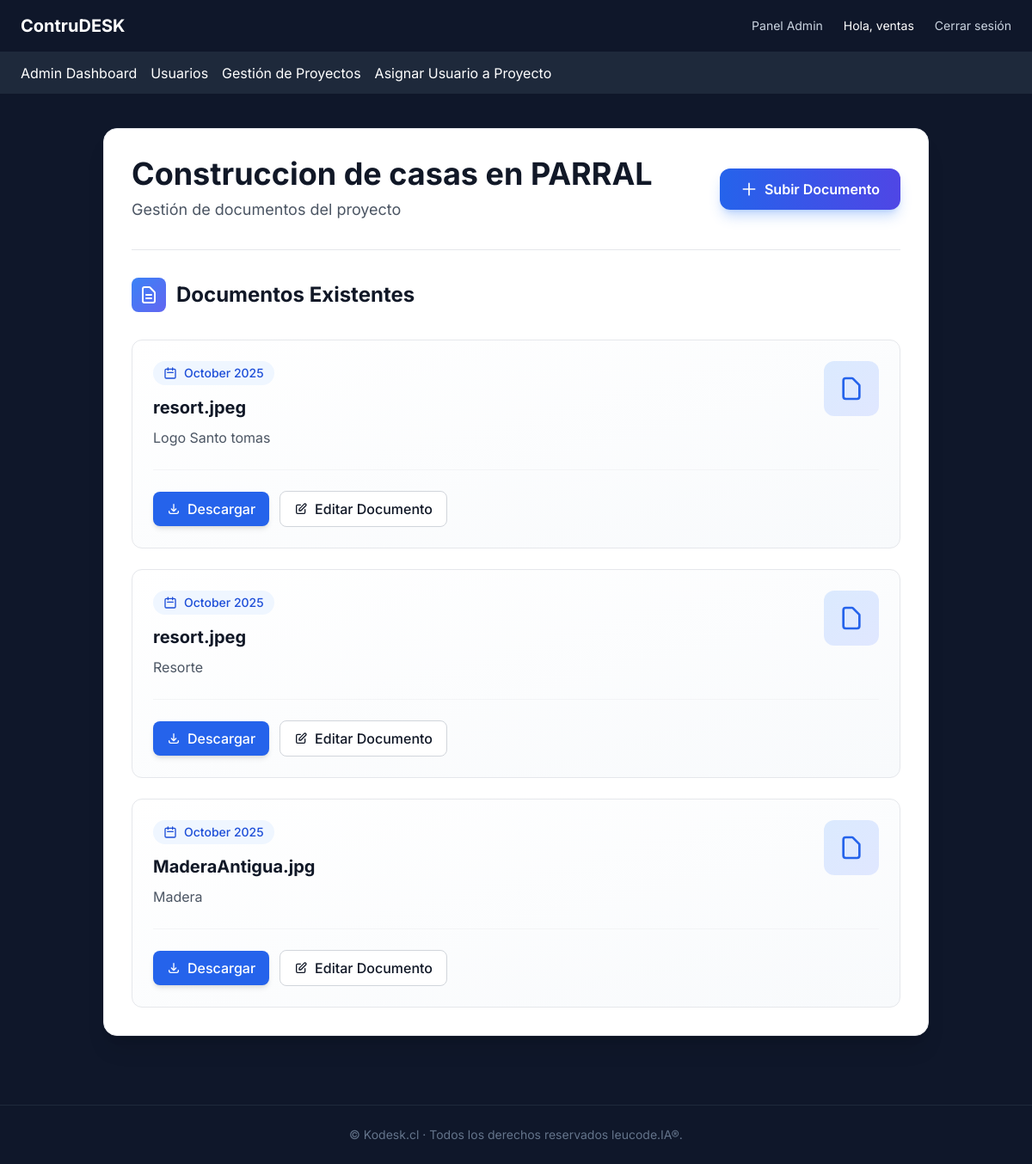
/editor/project/1/documents (signed in), run on an earlier commit of the app's database.
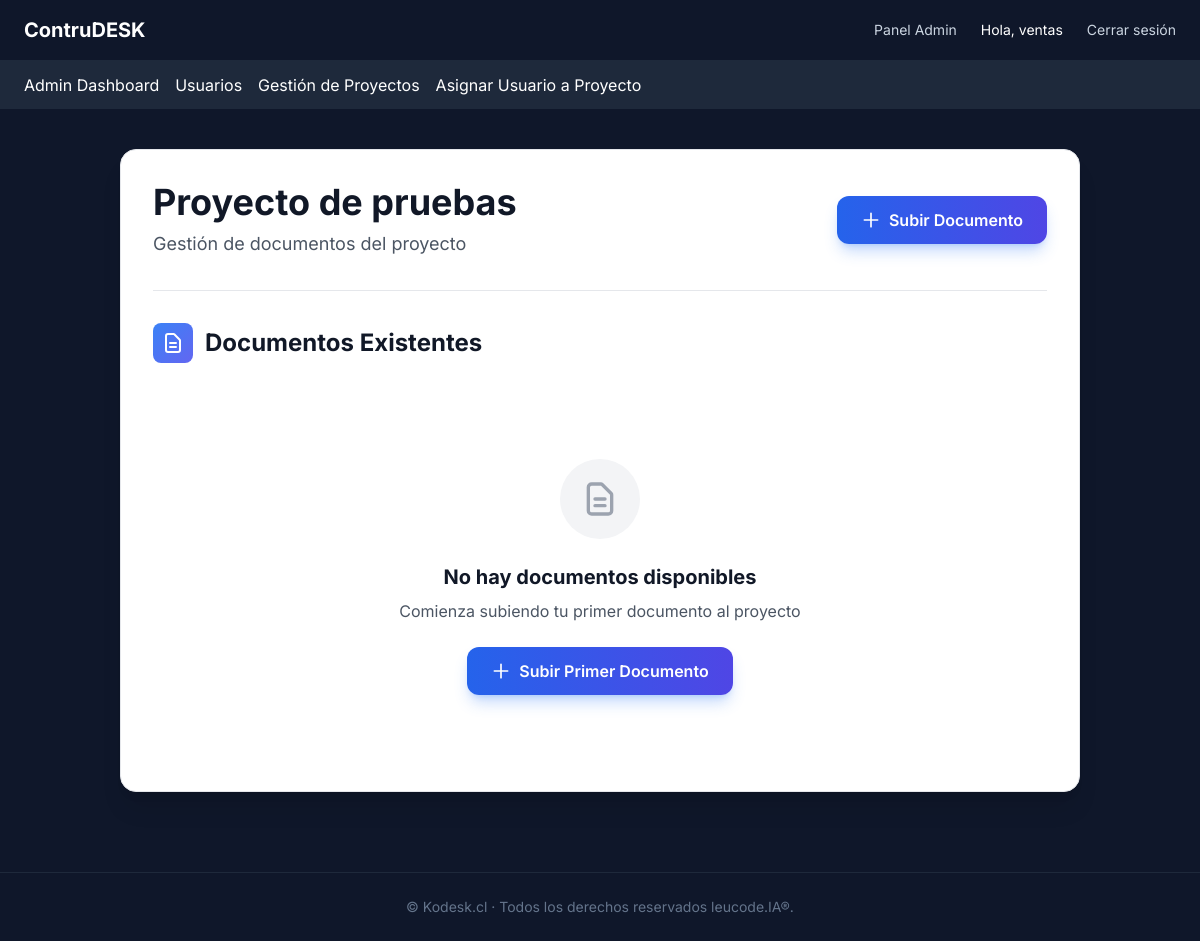
And on a later commit of the database.
### app/models.py (models this page shows, shortened)
class Project(db.Model):
    __tablename__ = 'projects'
    id = db.Column(db.Integer, primary_key=True)
    name = db.Column(db.String(128), nullable=False)
    description = db.Column(db.Text)
    start_date = db.Column(db.DateTime, default=datetime.utcnow)
    end_date = db.Column(db.DateTime)
    progress = db.Column(db.Integer, default=0)
    status = db.Column(db.String(50), default='activo')  # Ej: activo, suspendido, finalizado
    archived = db.Column(db.Boolean, default=False)  # Indicador de archivo
    admin_comment = db.Column(db.Text)
    creator_id = db.Column(db.Integer, db.ForeignKey('admin_users.id'), nullable=False)
    creator = db.relationship('AdminUser', backref='created_projects')

class ProjectDocument(db.Model):
    __tablename__ = 'project_documents'
    id = db.Column(db.Integer, primary_key=True)
    project_id = db.Column(db.Integer, db.ForeignKey('projects.id', ondelete='CASCADE'), nullable=False)
    user_id = db.Column(db.Integer, db.ForeignKey('admin_users.id', ondelete='CASCADE'), nullable=False)
    file_path = db.Column(db.String(255), nullable=False)  # Ruta del archivo
    file_name = db.Column(db.String(255), nullable=False)  # Nombre del archivo
    version = db.Column(db.Integer, default=1)  # Versión del documento
    upload_date = db.Column(db.DateTime, default=datetime.utcnow)
    description = db.Column(db.Text, nullable=True)  # Descripción opcional del documento
    project = db.relationship('Project', backref=db.backref('documents', lazy=True))
    user = db.relationship('AdminUser', backref=db.backref('uploaded_documents', lazy=True))

### app/routes/editor.py (the view, shortened to what this page needs)
@editor_bp.route('/project/<int:project_id>/documents', methods=['GET', 'POST'])
@login_required
def view_documents(project_id):
    project = Project.query.get_or_404(project_id)
    documents = ProjectDocument.query.filter_by(project_id=project.id).all()
    return render_template('editor/view_documents.html', project=project, documents=documents)

### app/models.py (called while the page is built)
    def has_role(self, role_name):
        return any(role.name == role_name for role in self.roles)

    @property
    def is_authenticated(self):
        return True

### app/templates/editor/view_documents.html (shortened to what the changed rows need)
{% extends "layout.html" %}
{% block content %}
<div class="container mx-auto mt-10 px-4 sm:px-6 lg:px-8 mb-20">
  <div class="max-w-6xl mx-auto">
    <div class="bg-white rounded-2xl shadow-xl p-8 border border-gray-200">
      <div class="mb-8">
        <div class="flex items-center justify-between mb-6">
          <div>
            <h2 class="text-4xl font-bold text-gray-900 mb-2">
              {{ project.name }}
            </h2>
            <p class="text-gray-600 text-lg">Gestión de documentos del proyecto</p>
          </div>
        </div>
      </div>
      <div class="border-t border-gray-200 pt-8">
        {% if documents %}
          <div class="space-y-6">
            {% for document in documents %}
              <div class="group relative bg-gradient-to-br from-white to-slate-50 rounded-xl border border-gray-200 hover:border-blue-300 p-6 transition-all duration-300 hover:shadow-lg hover:shadow-blue-100">
                <div class="flex items-start justify-between gap-6">
                  <div class="flex-1">
                    <div class="inline-flex items-center gap-2 px-3 py-1 bg-blue-50 text-blue-700 rounded-full text-sm font-medium mb-3">
                      <svg class="w-4 h-4" fill="none" stroke="currentColor" viewBox="0 0 24 24">
                        <path stroke-linecap="round" stroke-linejoin="round" stroke-width="2" d="M8 7V3m8 4V3m-9 8h10M5 21h14a2 2 0 002-2V7a2 2 0 00-2-2H5a2 2 0 00-2 2v12a2 2 0 002 2z"/>
                      </svg>
                      {{ document.upload_date.strftime('%B %Y') }}
                    </div>
                    <h4 class="text-xl font-bold text-gray-900 mb-2 group-hover:text-blue-600 transition-colors duration-300">
                      {{ document.file_name }}
                    </h4>
                    <p class="text-gray-600 leading-relaxed">
                      {{ document.description }}
                    </p>
                  </div>
                  <div class="flex-shrink-0 w-16 h-16 bg-gradient-to-br from-blue-100 to-indigo-100 rounded-xl flex items-center justify-center group-hover:scale-110 transition-transform duration-300">
                    <svg class="w-8 h-8 text-blue-600" fill="none" stroke="currentColor" viewBox="0 0 24 24">
                      <path stroke-linecap="round" stroke-linejoin="round" stroke-width="2" d="M7 21h10a2 2 0 002-2V9.414a1 1 0 00-.293-.707l-5.414-5.414A1 1 0 0012.586 3H7a2 2 0 00-2 2v14a2 2 0 002 2z"/>
                    </svg>
                  </div>
                </div>
                <div class="flex items-center gap-3 mt-6 pt-6 border-t border-gray-100">
                  <a href="{{ url_for('editor.download_document', project_id=project.id, document_id=document.id) }}"
                     class="inline-flex items-center gap-2 px-4 py-2 bg-blue-600 text-white rounded-lg font-medium hover:bg-blue-700 transition-all duration-300 hover:scale-105 shadow-md hover:shadow-lg">
                    <svg class="w-4 h-4" fill="none" stroke="currentColor" viewBox="0 0 24 24">
                      <path stroke-linecap="round" stroke-linejoin="round" stroke-width="2" d="M4 16v1a3 3 0 003 3h10a3 3 0 003-3v-1m-4-4l-4 4m0 0l-4-4m4 4V4"/>
                    </svg>
                    Descargar
                  </a>
                  <a href="{{ url_for('editor.edit_document', project_id=project.id, document_id=document.id) }}"
                     class="inline-flex items-center gap-2 px-4 py-2 bg-white text-gray-900 border border-gray-300 rounded-lg font-medium hover:bg-gray-50 hover:border-blue-300 hover:text-blue-600 transition-all duration-300 hover:scale-105">
                    <svg class="w-4 h-4" fill="none" stroke="currentColor" viewBox="0 0 24 24">
                      <path stroke-linecap="round" stroke-linejoin="round" stroke-width="2" d="M11 5H6a2 2 0 00-2 2v11a2 2 0 002 2h11a2 2 0 002-2v-5m-1.414-9.414a2 2 0 112.828 2.828L11.828 15H9v-2.828l8.586-8.586z"/>
                    </svg>
                    Editar Documento
                  </a>
                </div>
              </div>
            {% endfor %}
          </div>
        {% else %}
          <div class="text-center py-16">
            <div class="inline-flex items-center justify-center w-20 h-20 bg-gray-100 rounded-full mb-6">
              <svg class="w-10 h-10 text-gray-400" fill="none" stroke="currentColor" viewBox="0 0 24 24">
                <path stroke-linecap="round" stroke-linejoin="round" stroke-width="2" d="M9 12h6m-6 4h6m2 5H7a2 2 0 01-2-2V5a2 2 0 012-2h5.586a1 1 0 01.707.293l5.414 5.414a1 1 0 01.293.707V19a2 2 0 01-2 2z"/>
              </svg>
            </div>
            <h4 class="text-xl font-bold text-gray-900 mb-2">No hay documentos disponibles</h4>
            <p class="text-gray-600 mb-6">Comienza subiendo tu primer documento al proyecto</p>
            <a href="{{ url_for('editor.upload_document', project_id=project.id) }}"
               class="inline-flex items-center gap-2 bg-gradient-to-r from-blue-600 to-indigo-600 text-white px-6 py-3 rounded-xl font-semibold shadow-lg shadow-blue-500/30 hover:shadow-xl hover:shadow-blue-500/40 hover:scale-105 transition-all duration-300">
              <svg class="w-5 h-5" fill="none" stroke="currentColor" viewBox="0 0 24 24">
                <path stroke-linecap="round" stroke-linejoin="round" stroke-width="2" d="M12 4v16m8-8H4"/>
              </svg>
              Subir Primer Documento
            </a>
          </div>
        {% endif %}
      </div>
    </div>
  </div>
</div>
{% endblock %}

What changed in the data, as far as the page shows it:
removed ProjectDocument: upload_date "October 2025", file_name "resort.jpeg", description "Logo Santo tomas"
removed ProjectDocument: upload_date "October 2025", file_name "resort.jpeg", description "Resorte"
removed ProjectDocument: upload_date "October 2025", file_name "MaderaAntigua.jpg", description "Madera"
changed Project: name "Construccion de casas en PARRAL" → "Proyecto de pruebas"
Also different on the page:
text now shown: "No hay documentos disponibles Comienza subiendo tu primer documento al proyecto Subir Primer Documento"
